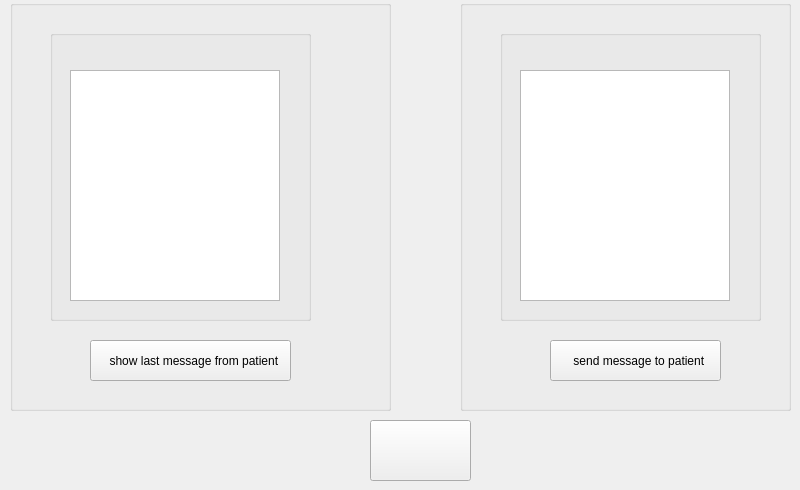
      <widget class="QWidget" name="tab_3">
       <attribute name="title">
        <string>chat with patient</string>
       </attribute>
       <widget class="QGroupBox" name="groupBox_4">
        <property name="geometry">
         <rect>
          <x>460</x>
          <y>0</y>
          <width>331</width>
          <height>411</height>
         </rect>
        </property>
        <property name="title">
         <string/>
        </property>
        <widget class="QPushButton" name="pushButton_3">
         <property name="geometry">
          <rect>
           <x>90</x>
           <y>340</y>
           <width>171</width>
           <height>41</height>
          </rect>
         </property>
         <property name="text">
          <string>  send message to patient</string>
         </property>
         <property name="icon">
          <iconset>
           <normaloff>photo/kkii.png</normaloff>photo/kkii.png</iconset>
         </property>
         <property name="iconSize">
          <size>
           <width>30</width>
           <height>30</height>
          </size>
         </property>
        </widget>
        <widget class="QGroupBox" name="groupBox_5">
         <property name="geometry">
          <rect>
           <x>40</x>
           <y>30</y>
           <width>261</width>
           <height>291</height>
          </rect>
         </property>
         <property name="title">
          <string/>
         </property>
         <widget class="QPlainTextEdit" name="plainTextEdit_3">
          <property name="geometry">
           <rect>
            <x>20</x>
            <y>40</y>
            <width>210</width>
            <height>231</height>
           </rect>
          </property>
          <property name="styleSheet">
           <string notr="true"/>
          </property>
         </widget>
        </widget>
       </widget>
       <widget class="QGroupBox" name="groupBox_3">
        <property name="geometry">
         <rect>
          <x>10</x>
          <y>0</y>
          <width>381</width>
          <height>411</height>
         </rect>
        </property>
        <property name="title">
         <string/>
        </property>
        <widget class="QPushButton" name="pushButton_2">
         <property name="geometry">
          <rect>
           <x>80</x>
           <y>340</y>
           <width>201</width>
           <height>41</height>
          </rect>
         </property>
         <property name="text">
          <string>  show last message from patient</string>
         </property>
         <property name="icon">
          <iconset>
           <normaloff>photo/mail.png</normaloff>photo/mail.png</iconset>
         </property>
         <property name="iconSize">
          <size>
           <width>30</width>
           <height>30</height>
          </size>
         </property>
        </widget>
        <widget class="QGroupBox" name="groupBox_2">
         <property name="geometry">
          <rect>
           <x>40</x>
           <y>30</y>
           <width>261</width>
           <height>291</height>
          </rect>
         </property>
         <property name="title">
          <string/>
         </property>
         <widget class="QPlainTextEdit" name="plainTextEdit_2">
          <property name="geometry">
           <rect>
            <x>20</x>
            <y>40</y>
            <width>210</width>
            <height>231</height>
           </rect>
          </property>
          <property name="styleSheet">
           <string notr="true"/>
          </property>
         </widget>
        </widget>
       </widget>
       <widget class="QPushButton" name="pushButton_5">
        <property name="geometry">
         <rect>
          <x>370</x>
          <y>420</y>
          <width>101</width>
          <height>61</height>
         </rect>
        </property>
        <property name="text">
         <string/>
        </property>
        <property name="icon">
         <iconset>
          <normaloff>photo/home-run (1).png</normaloff>photo/home-run (1).png</iconset>
        </property>
        <property name="iconSize">
         <size>
          <width>50</width>
          <height>50</height>
         </size>
        </property>
       </widget>
      </widget>
